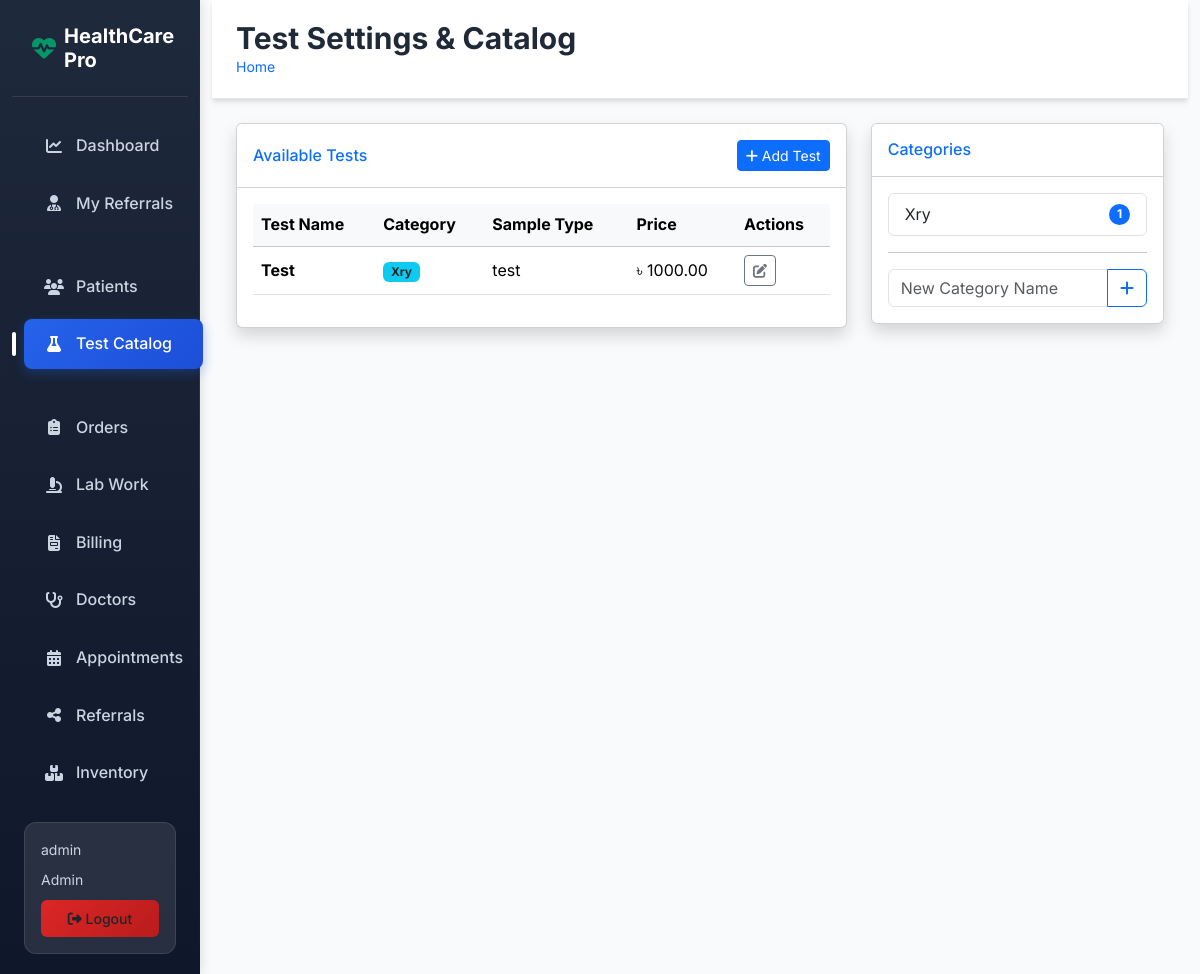
Page /tests (signed in) on the committed database.
### app/models/users.py (models this page shows)
class User(UserMixin, db.Model):
    __tablename__ = 'users'
    id = db.Column(db.Integer, primary_key=True)
    username = db.Column(db.String(80), unique=True, nullable=False)
    email = db.Column(db.String(120), unique=True, nullable=False)
    password_hash = db.Column(db.String(128), nullable=False)
    role = db.Column(db.String(20), nullable=False, default='patient') # admin, receptionist, lab_tech, doctor, patient
    is_active = db.Column(db.Boolean, default=True)
    created_at = db.Column(db.DateTime, default=datetime.utcnow)
    name = db.Column(db.String(100))
    phone = db.Column(db.String(20))

### app/models/test_catalog.py (models this page shows)
class Test(db.Model):
    __tablename__ = 'tests'
    id = db.Column(db.Integer, primary_key=True)
    category_id = db.Column(db.Integer, db.ForeignKey('test_categories.id'), nullable=False)
    test_name = db.Column(db.String(200), nullable=False)
    price = db.Column(db.Float, nullable=False)
    sample_type = db.Column(db.String(50)) # Blood, Urine, etc.
    description = db.Column(db.Text)

class TestCategory(db.Model):
    __tablename__ = 'test_categories'
    id = db.Column(db.Integer, primary_key=True)
    name = db.Column(db.String(100), nullable=False, unique=True)
    tests = db.relationship('Test', backref='category', lazy=True)

### app/frontend/test_routes.py (the view)
@bp.route('/tests', methods=['GET'])
@login_required
@role_required('admin')
def tests_list():
    tests = Test.query.all()
    categories = TestCategory.query.all()
    return render_template('tests/list.html', tests=tests, categories=categories)

### app/templates/tests/list.html (shortened to what this page needs)
{% extends 'base.html' %}
{% block page_title %}Test Settings & Catalog{% endblock %}
{% block content %}
<div class="row">
    <div class="col-md-8">
        <div class="card shadow mb-4">
            <div class="card-header py-3 bg-white d-flex justify-content-between align-items-center">
                <h6 class="m-0 font-weight-bold text-primary">Available Tests</h6>
                <button class="btn btn-sm btn-primary" data-bs-toggle="modal" data-bs-target="#addTestModal">
                    <i class="fas fa-plus"></i> Add Test
                </button>
            </div>
            <div class="card-body">
                <div class="table-responsive">
                    <table class="table table-hover align-middle">
                        <thead class="table-light">
                            <tr>
                                <th>Test Name</th>
                                <th>Category</th>
                                <th>Sample Type</th>
                                <th>Price</th>
                                <th>Actions</th>
                            </tr>
                        </thead>
                        <tbody>
                            {% for t in tests %}
                            <tr>
                                <td class="fw-bold">{{ t.test_name }}</td>
                                <td><span class="badge bg-info text-dark">{{ t.category.name if t.category else 'N/A'
                                        }}</span></td>
                                <td>{{ t.sample_type or '-' }}</td>
                                <td>৳ {{ "%.2f"|format(t.price) }}</td>
                                <td>
                                    <button class="btn btn-sm btn-outline-secondary"><i
                                            class="fas fa-edit"></i></button>
                                </td>
                            </tr>
                            {% else %}
                            <tr>
                                <td colspan="5" class="text-center py-4 text-muted">No tests available.</td>
                            </tr>
                            {% endfor %}
                        </tbody>
                    </table>
                </div>
            </div>
        </div>
    </div>
    <div class="col-md-4">
        <div class="card shadow mb-4">
            <div class="card-header py-3 bg-white">
                <h6 class="m-0 font-weight-bold text-primary">Categories</h6>
            </div>
            <div class="card-body">
                <ul class="list-group mb-3">
                    {% for c in categories %}
                    <li class="list-group-item d-flex justify-content-between align-items-center">
                        {{ c.name }}
                        <span class="badge bg-primary rounded-pill">{{ c.tests|length }}</span>
                    </li>
                    {% else %}
                    <li class="list-group-item text-muted">No categories</li>
                    {% endfor %}
                </ul>
                <hr>
                <form method="POST" action="{{ url_for('frontend.add_category') }}">
                    <div class="input-group">
                        <input type="text" class="form-control" name="name" placeholder="New Category Name" required>
                        <button class="btn btn-outline-primary" type="submit"><i class="fas fa-plus"></i></button>
                    </div>
                </form>
            </div>
        </div>
    </div>
</div>
{% endblock %}

### app/templates/base.html (shortened to what this page needs)
<!DOCTYPE html>
<html lang="en">
<head>
    <link href="https://cdn.jsdelivr.net/npm/bootstrap@5.3.2/dist/css/bootstrap.min.css" rel="stylesheet">
    <link href="https://cdnjs.cloudflare.com/ajax/libs/font-awesome/6.4.2/css/all.min.css" rel="stylesheet">
    <link href="{{ url_for('static', filename='css/healthcare.css') }}" rel="stylesheet">
</head>
<body>
    <div class="container-fluid">
        <div class="row">
            {% if current_user.is_authenticated %}
            <nav class="col-md-3 col-lg-2 d-md-block sidebar">
                <div class="position-sticky">
                    <div class="sidebar-brand">
                        <h5><i class="fas fa-heartbeat"></i> HealthCare Pro</h5>
                    </div>
                    <ul class="nav flex-column">
                        <li class="nav-item">
                            <a class="nav-link {% if request.endpoint == 'portal.patient_dashboard' %}active{% endif %}"
                                href="{{ url_for('portal.patient_dashboard') }}">
                                <i class="fas fa-chart-line"></i> Dashboard
                            </a>
                        </li>
                        {% if current_user.role in ['admin', 'doctor'] %}
                        <li class="nav-item">
                            <a class="nav-link {% if request.endpoint == 'portal.doctor_dashboard' %}active{% endif %}"
                                href="{{ url_for('portal.doctor_dashboard') }}">
                                <i class="fas fa-user-md"></i> My Referrals
                            </a>
                        </li>
                        {% endif %}
                        {% if current_user.role in ['admin', 'receptionist'] %}
                        <li class="nav-item">
                            <a class="nav-link {% if request.endpoint == 'frontend.patients_list' or request.endpoint == 'frontend.add_patient' %}active{% endif %}"
                                href="{{ url_for('frontend.patients_list') }}">
                                <i class="fas fa-users"></i> Patients
                            </a>
                        </li>
                        {% endif %}
                        {% if current_user.role == 'admin' %}
                        <li class="nav-item">
                            <a class="nav-link {% if request.endpoint == 'frontend.tests_list' %}active{% endif %}"
                                href="{{ url_for('frontend.tests_list') }}">
                                <i class="fas fa-flask"></i> Test Catalog
                            </a>
                        </li>
                        {% endif %}
                        {% if current_user.role in ['admin', 'receptionist'] %}
                        <li class="nav-item">
                            <a class="nav-link {% if request.endpoint == 'frontend.orders_list' or request.endpoint == 'frontend.new_order' %}active{% endif %}"
                                href="{{ url_for('frontend.orders_list') }}">
                                <i class="fas fa-clipboard-list"></i> Orders
                            </a>
                        </li>
                        {% endif %}
                        {% if current_user.role in ['admin', 'lab_tech'] %}
                        <li class="nav-item">
                            <a class="nav-link {% if 'lab' in request.endpoint %}active{% endif %}"
                                href="{{ url_for('frontend.pending_lab_work') }}">
                                <i class="fas fa-microscope"></i> Lab Work
                            </a>
                        </li>
                        {% endif %}
                        {% if current_user.role in ['admin', 'receptionist'] %}
                        <li class="nav-item">
                            <a class="nav-link {% if request.endpoint == 'frontend.invoices_list' %}active{% endif %}"
                                href="{{ url_for('frontend.invoices_list') }}">
                                <i class="fas fa-file-invoice"></i> Billing
                            </a>
                        </li>
                        {% endif %}
                        {% if current_user.role == 'admin' %}
                        <li class="nav-item">
                            <a class="nav-link {% if request.endpoint == 'frontend.doctors_list' %}active{% endif %}"
                                href="{{ url_for('frontend.doctors_list') }}">
                                <i class="fas fa-stethoscope"></i> Doctors
                            </a>
                        </li>
                        {% endif %}
                        {% if current_user.role in ['admin', 'receptionist'] %}
                        <li class="nav-item">
                            <a class="nav-link {% if request.endpoint == 'frontend.appointments_admin' %}active{% endif %}"
                                href="{{ url_for('frontend.appointments_admin') }}">
                                <i class="fas fa-calendar-alt"></i> Appointments
                            </a>
                        </li>
                        {% endif %}
                        {% if current_user.role == 'admin' %}
                        <li class="nav-item">
                            <a class="nav-link {% if request.endpoint == 'frontend.referrals_list' %}active{% endif %}"
                                href="{{ url_for('frontend.referrals_list') }}">
                                <i class="fas fa-share-alt"></i> Referrals
                            </a>
                        </li>
                        {% endif %}
                        {% if current_user.role in ['admin', 'lab_tech'] %}
                        <li class="nav-item">
                            <a class="nav-link {% if request.endpoint == 'frontend.inventory_list' %}active{% endif %}"
                                href="{{ url_for('frontend.inventory_list') }}">
                                <i class="fas fa-boxes"></i> Inventory
                            </a>
                        </li>
                        {% endif %}
                    </ul>
                    <div class="user-info">
                        <small>{{ current_user.username }}</small>
                        <small class="text-capitalize">{{ current_user.role }}</small>
                        <a href="{{ url_for('frontend.logout') }}" class="btn btn-logout w-100">
                            <i class="fas fa-sign-out-alt"></i> Logout
                        </a>
                    </div>
                </div>
            </nav>
            {% endif %}
            <main class="{% if current_user.is_authenticated %}col-md-9 ms-sm-auto col-lg-10{% else %}col-12{% endif %} main-content">
                <div class="page-header">
                    <div class="container-fluid px-4">
                        <div class="d-flex justify-content-between align-items-center">
                            <div>
                                <h1 class="page-title">{% block page_title %}{% endblock %}</h1>
                                <nav aria-label="breadcrumb">
                                    <ol class="breadcrumb">
                                        <li class="breadcrumb-item"><a href="#" class="text-decoration-none">Home</a></li>
                                    </ol>
                                </nav>
                            </div>
                        </div>
                    </div>
                </div>
                <div class="container-fluid px-4">
                    {% block content %}{% endblock %}
                </div>
            </main>
        </div>
    </div>
</body>
</html>

### app/templates/base.html (style rules this page uses)
:root { --primary-color: #2563eb; --primary-dark: #1d4ed8; --secondary-color: #059669; --accent-color: #f59e0b; --danger-color: #dc2626; --warning-color: #d97706; --success-color: #059669; --info-color: #0891b2; --dark-color: #1f2937; --light-bg: #f8fafc; --sidebar-bg: linear-gradient(180deg, #1e293b 0%, #0f172a 100%); --card-shadow: 0 4px 6px -1px rgba(0, 0, 0, 0.1), 0 2px 4px -1px rgba(0, 0, 0, 0.06); --card-shadow-hover: 0 10px 15px -3px rgba(0, 0, 0, 0.1), 0 4px 6px -2px rgba(0, 0, 0, 0.05); }
body { background: var(--light-bg); font-family: 'Inter', -apple-system, BlinkMacSystemFont, 'Segoe UI', Roboto, sans-serif; line-height: 1.6; }
.sidebar { min-height: 100vh; background: var(--sidebar-bg); box-shadow: 2px 0 10px rgba(0, 0, 0, 0.1); position: relative; }
.sidebar::before { content: ''; position: absolute; top: 0; right: 0; width: 1px; height: 100%; background: linear-gradient(180deg, transparent 0%, rgba(255,255,255,0.1) 50%, transparent 100%); }
.sidebar .nav-link { color: #cbd5e1; text-decoration: none; padding: 12px 20px; display: flex; align-items: center; border-radius: 8px; margin: 4px 12px; transition: all 0.3s ease; font-weight: 500; position: relative; }
.sidebar .nav-link i { width: 20px; text-align: center; margin-right: 12px; font-size: 16px; }
.sidebar .nav-link.active { color: #fff; background: linear-gradient(135deg, var(--primary-color), var(--primary-dark)); box-shadow: 0 4px 12px rgba(37, 99, 235, 0.3); }
.sidebar .nav-link.active::before { content: ''; position: absolute; left: -12px; top: 50%; transform: translateY(-50%); width: 4px; height: 24px; background: #fff; border-radius: 2px; }
.sidebar-brand { padding: 24px 20px; border-bottom: 1px solid rgba(255, 255, 255, 0.1); margin-bottom: 20px; }
.sidebar-brand h5 { color: #fff; font-weight: 700; font-size: 1.25rem; margin: 0; display: flex; align-items: center; }
.sidebar-brand i { color: var(--secondary-color); margin-right: 8px; font-size: 1.5rem; }
.main-content { background: var(--light-bg); min-height: 100vh; }
.page-header { background: #fff; border-bottom: 1px solid #e2e8f0; padding: 20px 0; margin-bottom: 24px; box-shadow: var(--card-shadow); }
.page-title { font-size: 1.875rem; font-weight: 700; color: var(--dark-color); margin: 0; }
.breadcrumb { background: transparent; padding: 0; margin: 0; font-size: 0.875rem; }
.user-info { background: rgba(255, 255, 255, 0.1); border-radius: 12px; padding: 16px; margin: 20px 12px; border: 1px solid rgba(255, 255, 255, 0.1); }
.user-info small { color: #cbd5e1; display: block; margin-bottom: 8px; }
.btn-logout { background: linear-gradient(135deg, #dc2626, #b91c1c); border: none; border-radius: 6px; padding: 8px 16px; font-size: 0.875rem; font-weight: 500; transition: all 0.3s ease; }

### rows in the picture
User: username "admin", role "Admin"
Test: test_name "Test", category "Xry", sample_type "test", price "1000.00"
TestCategory: name "Xry", tests|length "1"
